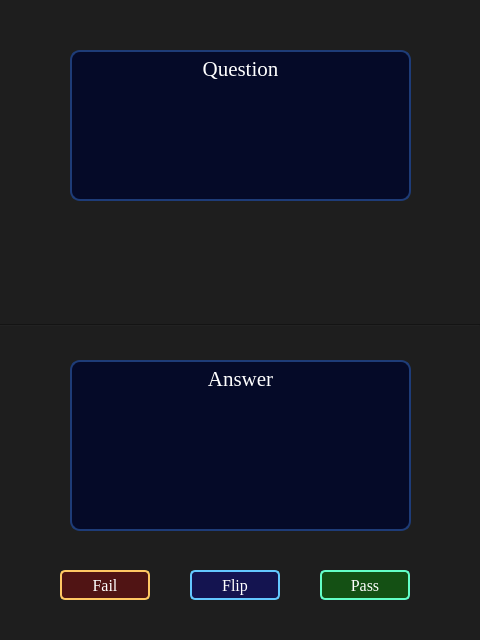
<?xml version="1.0" encoding="UTF-8"?>
<ui version="4.0">
 <class>BasicFlashCardWidget</class>
 <widget class="QWidget" name="BasicFlashCardWidget">
  <property name="geometry">
   <rect>
    <x>0</x>
    <y>0</y>
    <width>480</width>
    <height>640</height>
   </rect>
  </property>
  <property name="minimumSize">
   <size>
    <width>480</width>
    <height>640</height>
   </size>
  </property>
  <property name="maximumSize">
   <size>
    <width>480</width>
    <height>640</height>
   </size>
  </property>
  <property name="font">
   <font>
    <family>Times New Roman</family>
    <pointsize>10</pointsize>
   </font>
  </property>
  <property name="windowTitle">
   <string>Review</string>
  </property>
  <property name="styleSheet">
   <string notr="true">background-color:rgb(30, 30, 30); color:white;</string>
  </property>
  <widget class="QPushButton" name="PassButton">
   <property name="geometry">
    <rect>
     <x>320</x>
     <y>570</y>
     <width>90</width>
     <height>30</height>
    </rect>
   </property>
   <property name="sizePolicy">
    <sizepolicy hsizetype="Fixed" vsizetype="Fixed">
     <horstretch>0</horstretch>
     <verstretch>0</verstretch>
    </sizepolicy>
   </property>
   <property name="minimumSize">
    <size>
     <width>90</width>
     <height>30</height>
    </size>
   </property>
   <property name="maximumSize">
    <size>
     <width>90</width>
     <height>30</height>
    </size>
   </property>
   <property name="font">
    <font>
     <family>Times New Roman</family>
     <pointsize>12</pointsize>
    </font>
   </property>
   <property name="styleSheet">
    <string notr="true">background-color:rgb(20,80,20); border-radius:5px; border: 2px solid rgb(100,255,200);</string>
   </property>
   <property name="text">
    <string>Pass</string>
   </property>
  </widget>
  <widget class="QPushButton" name="FailButton">
   <property name="geometry">
    <rect>
     <x>60</x>
     <y>570</y>
     <width>90</width>
     <height>30</height>
    </rect>
   </property>
   <property name="sizePolicy">
    <sizepolicy hsizetype="Fixed" vsizetype="Fixed">
     <horstretch>0</horstretch>
     <verstretch>0</verstretch>
    </sizepolicy>
   </property>
   <property name="minimumSize">
    <size>
     <width>90</width>
     <height>30</height>
    </size>
   </property>
   <property name="maximumSize">
    <size>
     <width>90</width>
     <height>30</height>
    </size>
   </property>
   <property name="font">
    <font>
     <family>Times New Roman</family>
     <pointsize>12</pointsize>
    </font>
   </property>
   <property name="styleSheet">
    <string notr="true">background-color:rgb(80,20,20); border-radius:5px; border: 2px solid rgb(255,200,100)</string>
   </property>
   <property name="text">
    <string>Fail</string>
   </property>
  </widget>
  <widget class="QLabel" name="AnswerLabel">
   <property name="geometry">
    <rect>
     <x>70</x>
     <y>360</y>
     <width>341</width>
     <height>171</height>
    </rect>
   </property>
   <property name="font">
    <font>
     <family>Times New Roman</family>
     <pointsize>16</pointsize>
    </font>
   </property>
   <property name="styleSheet">
    <string notr="true">background-color:rgb(5,10,40); border: 2px solid rgb(30, 60, 120); border-radius:10px;</string>
   </property>
   <property name="frameShadow">
    <enum>QFrame::Sunken</enum>
   </property>
   <property name="lineWidth">
    <number>5</number>
   </property>
   <property name="text">
    <string>Answer</string>
   </property>
   <property name="textFormat">
    <enum>Qt::PlainText</enum>
   </property>
   <property name="alignment">
    <set>Qt::AlignHCenter|Qt::AlignTop</set>
   </property>
   <property name="wordWrap">
    <bool>true</bool>
   </property>
  </widget>
  <widget class="Line" name="line">
   <property name="geometry">
    <rect>
     <x>0</x>
     <y>320</y>
     <width>480</width>
     <height>10</height>
    </rect>
   </property>
   <property name="sizePolicy">
    <sizepolicy hsizetype="Fixed" vsizetype="Fixed">
     <horstretch>0</horstretch>
     <verstretch>0</verstretch>
    </sizepolicy>
   </property>
   <property name="minimumSize">
    <size>
     <width>480</width>
     <height>0</height>
    </size>
   </property>
   <property name="orientation">
    <enum>Qt::Horizontal</enum>
   </property>
  </widget>
  <widget class="QLabel" name="QuestionLabel">
   <property name="geometry">
    <rect>
     <x>70</x>
     <y>50</y>
     <width>341</width>
     <height>151</height>
    </rect>
   </property>
   <property name="font">
    <font>
     <family>Times New Roman</family>
     <pointsize>16</pointsize>
    </font>
   </property>
   <property name="styleSheet">
    <string notr="true">background-color:rgb(5,10,40); border: 2px solid rgb(30, 60, 120); border-radius:10px;</string>
   </property>
   <property name="frameShadow">
    <enum>QFrame::Sunken</enum>
   </property>
   <property name="lineWidth">
    <number>5</number>
   </property>
   <property name="text">
    <string>Question</string>
   </property>
   <property name="textFormat">
    <enum>Qt::PlainText</enum>
   </property>
   <property name="alignment">
    <set>Qt::AlignHCenter|Qt::AlignTop</set>
   </property>
   <property name="wordWrap">
    <bool>true</bool>
   </property>
  </widget>
  <widget class="QPushButton" name="FlipButton">
   <property name="geometry">
    <rect>
     <x>190</x>
     <y>570</y>
     <width>90</width>
     <height>30</height>
    </rect>
   </property>
   <property name="sizePolicy">
    <sizepolicy hsizetype="Fixed" vsizetype="Fixed">
     <horstretch>0</horstretch>
     <verstretch>0</verstretch>
    </sizepolicy>
   </property>
   <property name="minimumSize">
    <size>
     <width>90</width>
     <height>30</height>
    </size>
   </property>
   <property name="maximumSize">
    <size>
     <width>90</width>
     <height>30</height>
    </size>
   </property>
   <property name="font">
    <font>
     <family>Times New Roman</family>
     <pointsize>12</pointsize>
    </font>
   </property>
   <property name="styleSheet">
    <string notr="true">background-color:rgb(20,20,80); border-radius:5px; border: 2px solid rgb(100,200,255);</string>
   </property>
   <property name="text">
    <string>Flip</string>
   </property>
  </widget>
 </widget>
 <resources/>
 <connections/>
</ui>
